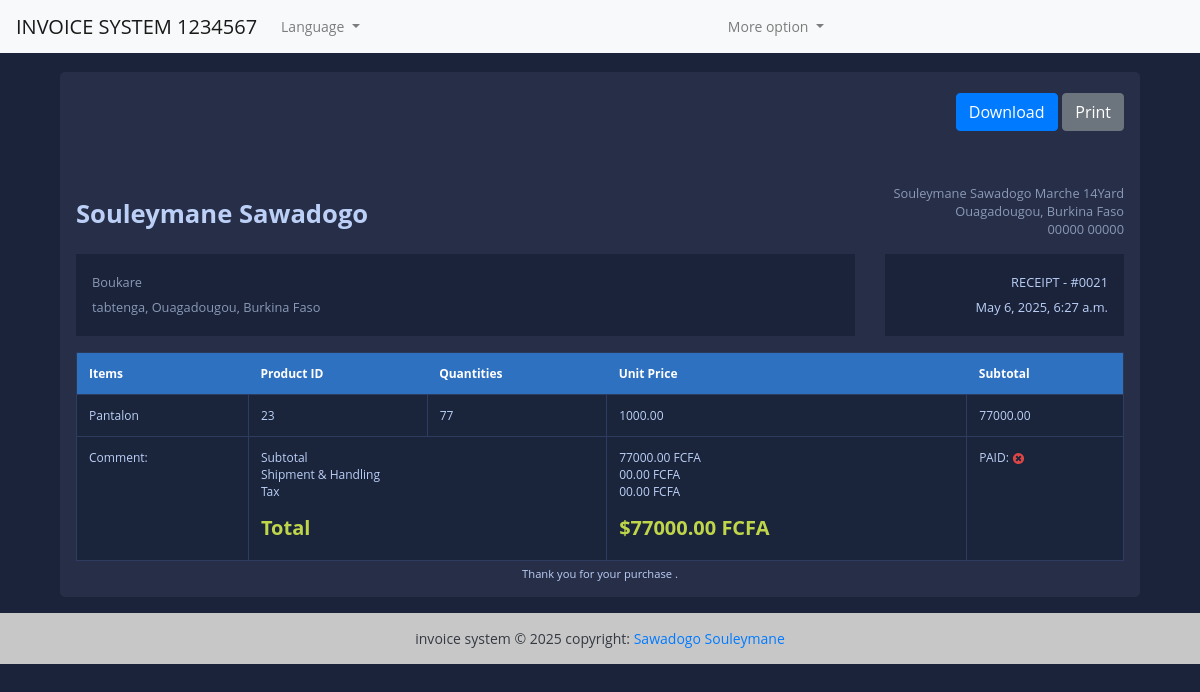
Screenshot of /en/view-invoice/21 (signed in) with the database file from the repository.
### fact_app/models.py (models this page shows, shortened)
class Invoice(models.Model):
    INVOICE_TYPE = (
        ('R', _("RECEIPT")),
        ('P', _("PR0FORMA FACTURE")),
        ('I', _("INVOICE")),
    )
    customer = models.ForeignKey(Customer, on_delete=models.PROTECT)
    save_by = models.ForeignKey(User, on_delete=models.PROTECT)
    invoice_date_time = models.DateTimeField(auto_now=True)
    total = models.DecimalField(max_digits=10000, decimal_places=2)
    last_updated_date = models.DateTimeField(null=True, blank=True)
    paid = models.BooleanField(default=False)
    invoice_type = models.CharField(max_length=1, choices=INVOICE_TYPE)
    comments = models.TextField(null=True, max_length=1000, blank=True)
    class Meta:
        verbose_name = "Invoice"
        verbose_name_plural = "Invoices"
    @property
    def get_total(self):
        articles = self.articles.all()
        total = sum(article.get_total or 0 for article in articles)
        return total

class Customer(models.Model):
    SEX_TYPES = (
        ('M', _("Male")),
        ('F', _("Feminine")),
    )
    name = models.CharField(max_length=132)
    email = models.EmailField()
    phone = models.CharField(max_length=132)
    address = models.CharField(max_length=64)
    sex = models.CharField(max_length=1, choices=SEX_TYPES)
    age = models.CharField(max_length=12 )
    city = models.CharField(max_length=32)
    zip_code = models.CharField(max_length=16)
    created_date = models.DateTimeField(auto_now_add=True)
    save_by = models.ForeignKey(User, on_delete=models.PROTECT )
    class Meta:
        verbose_name = "Customer"
        verbose_name_plural = "Customers"

class Article(models.Model):
    invoice = models.ForeignKey(Invoice, on_delete=models.CASCADE, related_name="articles")  # Ajout de related_name
    name = models.CharField(max_length=32)
    quantity = models.IntegerField()
    unit_price = models.DecimalField(max_digits=1000, decimal_places=2)
    total = models.DecimalField(max_digits=1000, decimal_places=2)
    class Meta:
        verbose_name = 'Article'
        verbose_name_plural = 'Articles'
    @property
    def get_total(self):
        total = self.quantity * self.unit_price
        return total

### fact_app/views.py (the view)
# urls.py: path('view-invoice/<int:pk>', InvoiceVisualizationView.as_view(), name='view-invoice'),
class InvoiceVisualizationView( LoginRequiredSuperuserMixim,View):
    template_name = 'invoice.html'
    def get(self, request, *args, **kwargs):
        try:
            context = get_invoice(kwargs['pk'])
        except Exception as e:
            return HttpResponse(f"An error occurred: {e}", status=400)
        return render(request, self.template_name, context)

### fact_app/context_processors.py (called while the page is built)
def language_context(request):
    return {
        'LANGUAGE_CODE': get_language(),
    }

### fact_app/utils.py (called while the page is built)
def get_invoice(pk):
    try:
        invoice = Invoice.objects.get(pk=pk)
        items = invoice.articles.all()  # Remplacez "articles" par le related_name défini dans le modèle Article
    except Invoice.DoesNotExist:
        return HttpResponse("Invoice not found.", status=404)
    except Exception as e:
        return HttpResponse(f"An error occurred: {e}", status=400)
    context = {
        'obj': invoice,
        'articles': items
    }
    return context # Remplacez 'invoice_template.html' par le nom réel de votre template

### templates/invoice.html (shortened to what this page needs)
{% extends "base.html" %}
{% load static %}
{% block content %}
<div class="container">
    <div class="row gutters">
    	<div class="col-xl-12 col-lg-12 col-md-12 col-sm-12 col-12">
    		<div class="card">
    			<div class="card-body p-0">
    				<div class="invoice-container">
    					<div class="invoice-header">
    						<div class="row gutters">
    							<div class="col-xl-12 col-lg-12 col-md-12 col-sm-12">
    								<div class="custom-actions-btns mb-5">
    									<a href="{% url 'invoice-pdf' pk=obj.pk %}" class="btn btn-primary">
    										 Download
    									</a>
    									<a href="#" class="btn btn-secondary">
    										 Print
    									</a>
    								</div>
    							</div>
    						</div>
    						<div class="row gutters">
    							<div class="col-xl-6 col-lg-6 col-md-6 col-sm-6">
    								<a href="souleymanesawadogo.com" class="invoice-logo">
    									Souleymane Sawadogo
    								</a>
    							</div>
    							<div class="col-lg-6 col-md-6 col-sm-6">
    								<address class="text-right">
    									Souleymane Sawadogo Marche 14Yard<br>
    									Ouagadougou, Burkina Faso<br>
    									00000 00000
    								</address>
    							</div>
    						</div>
    						<div class="row gutters">
    							<div class="col-xl-9 col-lg-9 col-md-12 col-sm-12 col-12">
    								<div class="invoice-details">
    									<address>
    										{{obj.customer.name}}<br>
    										{{obj.customer.address}}, {{obj.customer.city}}, Burkina Faso
    									</address>
    								</div>
    							</div>
    							<div class="col-xl-3 col-lg-3 col-md-12 col-sm-12 col-12">
    								<div class="invoice-details">
    									<div class="invoice-num">
    										<div>{{obj.get_invoice_type_display}} - #00{{obj.id}}</div>
    										<div>{{obj.invoice_date_time}}</div>
    									</div>
    								</div>
    							</div>
    						</div>
    					</div>
    					<div class="invoice-body">
    						<div class="row gutters">
    							<div class="col-lg-12 col-md-12 col-sm-12">
    								<div class="table-responsive">
    									<table class="table custom-table m-0">
    										<thead>
    											<tr>
    												<th>Items</th>
													<th>Product ID</th>
													<th>Quantities</th>
													<th>Unit Price</th>
													<th>Subtotal</th>
    											</tr>
    										</thead>
    										<tbody>
                                              {% for article in articles %}
    											<tr>
                                                    <td>
    													{{ article.name }}
    												</td>
													<td>
    													{{ article.id }}
    												</td>
													<td>
    													{{ article.quantity }}
    												</td>
													<td>
    													{{ article.unit_price }}
    												</td>
													<td>
    													{{ article.get_total }}
    												</td>
    											</tr>
                                               {% endfor %}
    											<tr>
    												<td>Comment: {{obj.comments}}</td>
    												<td colspan="2">
														<p>
															Subtotal<br>
															Shipment &amp; Handling<br>
															Tax<br>
														</p>
    													<h5 class="text-success"><strong>Total</strong></h5>
    												</td>
    												<td>
    													<p>
    														{{obj.get_total}} FCFA<br>
    														00.00 FCFA<br>
    														00.00 FCFA<br>
    													</p>
    													<h5 class="text-success"><strong>${{obj.get_total}} FCFA</strong></h5>
    												</td>
                                                    <td>
                                                            PAID:
                                                        {% if obj.paid  %}
                                                           <img class="icon" src="{% static 'images/icon-yes.svg' %}" alt="True">
                                                        {% else %}
                                                            <img class="icon" src="{% static 'images/icon-no.svg' %}" alt="False">
                                                        {% endif %}
                                                    </td>
    											</tr>
    										</tbody>
    									</table>
    								</div>
    							</div>
    						</div>
    					</div>
    					<div class="invoice-footer">
    						Thank you for your purchase {{ date }} .
    					</div>
    				</div>
    			</div>
    		</div>
    	</div>
    </div>
</div>
{% endblock content %}

### static/style.css (style rules this page uses)
body { margin: 0; padding: 0; font: 400 .875rem 'Open Sans', sans-serif; color: #bcd0f7; background: #1A233A; position: relative; height: 100%; }
.invoice-container { padding: 1rem; }
.invoice-container .invoice-header .invoice-logo { margin: 0.8rem 0 0 0; display: inline-block; font-size: 1.6rem; font-weight: 700; color: #bcd0f7; }
.invoice-container .invoice-header address { font-size: 0.8rem; color: #8a99b5; margin: 0; }
.invoice-container .invoice-details { margin: 1rem 0 0 0; padding: 1rem; line-height: 180%; background: #1a233a; }
.invoice-container .invoice-details .invoice-num { text-align: right; font-size: 0.8rem; }
.invoice-container .invoice-body { padding: 1rem 0 0 0; }
.invoice-container .invoice-footer { text-align: center; font-size: 0.7rem; margin: 5px 0 0 0; }
.card { background: #272E48; -webkit-border-radius: 5px; -moz-border-radius: 5px; border-radius: 5px; border: 0; margin-bottom: 1rem; }
.custom-table { border: 1px solid #2b3958; }
.custom-table thead { background: #2f71c1; }
.custom-table thead th { border: 0; color: #ffffff; }
.custom-table > tbody tr:nth-of-type(even) { background-color: #1a243a; }
.custom-table > tbody td { border: 1px solid #2e3d5f; }
.table { background: #1a243a; color: #bcd0f7; font-size: .75rem; }
.text-success { color: #c0d64a !important; }
.custom-actions-btns { margin: auto; display: flex; justify-content: flex-end; }
.custom-actions-btns .btn { margin: .3rem 0 .3rem .3rem; }

### rows the page displays
Invoice: customer.name "Boukare", customer.address "tabtenga", customer.city "Ouagadougou", invoice_type "RECEIPT", id "21", invoice_date_time "May 6, 2025, 6:27 a.m.", get_total "77000.00"
Article: name "Pantalon", id "23", quantity "77", unit_price "1000.00", get_total "77000.00"
